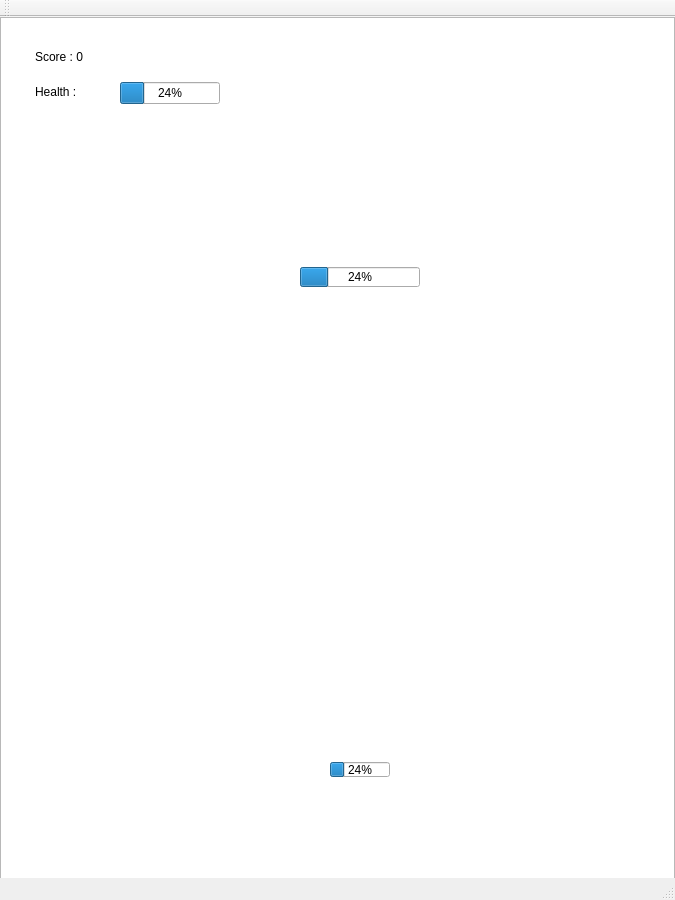
<?xml version="1.0" encoding="UTF-8"?>
<ui version="4.0">
 <class>MainWindow</class>
 <widget class="QMainWindow" name="MainWindow">
  <property name="geometry">
   <rect>
    <x>0</x>
    <y>0</y>
    <width>675</width>
    <height>900</height>
   </rect>
  </property>
  <property name="windowTitle">
   <string>MainWindow</string>
  </property>
  <widget class="QWidget" name="centralWidget">
   <widget class="QGraphicsView" name="graphicsView">
    <property name="geometry">
     <rect>
      <x>0</x>
      <y>0</y>
      <width>675</width>
      <height>900</height>
     </rect>
    </property>
    <property name="styleSheet">
     <string notr="true">background-image: url(:/res/universe/oldSchool.png);</string>
    </property>
   </widget>
   <widget class="QLabel" name="score">
    <property name="geometry">
     <rect>
      <x>35</x>
      <y>25</y>
      <width>120</width>
      <height>30</height>
     </rect>
    </property>
    <property name="layoutDirection">
     <enum>Qt::LeftToRight</enum>
    </property>
    <property name="text">
     <string>Score : 0</string>
    </property>
    <property name="alignment">
     <set>Qt::AlignLeading|Qt::AlignLeft|Qt::AlignVCenter</set>
    </property>
   </widget>
   <widget class="QProgressBar" name="Playerhealth">
    <property name="geometry">
     <rect>
      <x>120</x>
      <y>65</y>
      <width>100</width>
      <height>22</height>
     </rect>
    </property>
    <property name="value">
     <number>24</number>
    </property>
   </widget>
   <widget class="QLabel" name="health">
    <property name="geometry">
     <rect>
      <x>35</x>
      <y>60</y>
      <width>120</width>
      <height>30</height>
     </rect>
    </property>
    <property name="text">
     <string>Health : </string>
    </property>
    <property name="alignment">
     <set>Qt::AlignLeading|Qt::AlignLeft|Qt::AlignVCenter</set>
    </property>
   </widget>
   <widget class="QProgressBar" name="Bosshealth">
    <property name="geometry">
     <rect>
      <x>300</x>
      <y>250</y>
      <width>120</width>
      <height>20</height>
     </rect>
    </property>
    <property name="value">
     <number>24</number>
    </property>
   </widget>
   <widget class="QProgressBar" name="Energy_bar">
    <property name="geometry">
     <rect>
      <x>330</x>
      <y>745</y>
      <width>60</width>
      <height>15</height>
     </rect>
    </property>
    <property name="value">
     <number>24</number>
    </property>
   </widget>
   <widget class="QLabel" name="Text">
    <property name="geometry">
     <rect>
      <x>220</x>
      <y>300</y>
      <width>250</width>
      <height>50</height>
     </rect>
    </property>
    <property name="text">
     <string/>
    </property>
    <property name="alignment">
     <set>Qt::AlignCenter</set>
    </property>
   </widget>
   <widget class="QLabel" name="Text2">
    <property name="geometry">
     <rect>
      <x>250</x>
      <y>350</y>
      <width>190</width>
      <height>50</height>
     </rect>
    </property>
    <property name="text">
     <string/>
    </property>
    <property name="alignment">
     <set>Qt::AlignCenter</set>
    </property>
   </widget>
  </widget>
  <widget class="QMenuBar" name="menuBar">
   <property name="geometry">
    <rect>
     <x>0</x>
     <y>0</y>
     <width>675</width>
     <height>22</height>
    </rect>
   </property>
  </widget>
  <widget class="QToolBar" name="mainToolBar">
   <attribute name="toolBarArea">
    <enum>TopToolBarArea</enum>
   </attribute>
   <attribute name="toolBarBreak">
    <bool>false</bool>
   </attribute>
  </widget>
  <widget class="QStatusBar" name="statusBar"/>
 </widget>
 <layoutdefault spacing="6" margin="11"/>
 <resources/>
 <connections/>
</ui>
